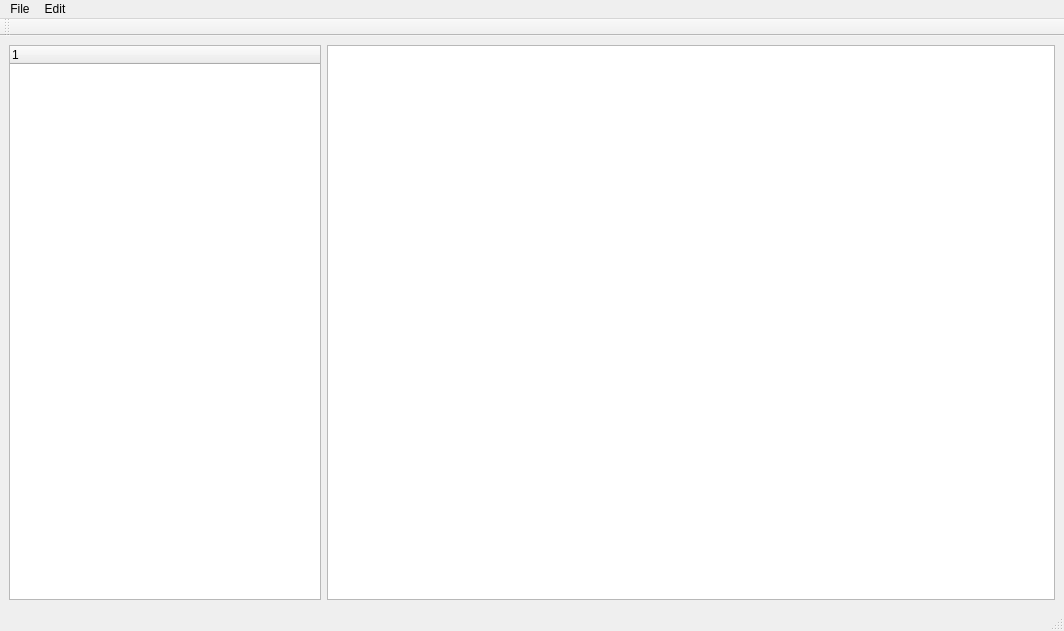
<?xml version="1.0" encoding="UTF-8"?>
<ui version="4.0">
 <class>MainWindow</class>
 <widget class="QMainWindow" name="MainWindow">
  <property name="geometry">
   <rect>
    <x>0</x>
    <y>0</y>
    <width>1064</width>
    <height>631</height>
   </rect>
  </property>
  <property name="windowTitle">
   <string>MainWindow</string>
  </property>
  <widget class="QWidget" name="centralwidget">
   <layout class="QHBoxLayout" name="horizontalLayout" stretch="3,7">
    <item>
     <widget class="QTreeWidget" name="treeWidget">
      <column>
       <property name="text">
        <string notr="true">1</string>
       </property>
      </column>
     </widget>
    </item>
    <item>
     <widget class="QTableWidget" name="tableWidget"/>
    </item>
   </layout>
  </widget>
  <widget class="QMenuBar" name="menubar">
   <property name="geometry">
    <rect>
     <x>0</x>
     <y>0</y>
     <width>1064</width>
     <height>22</height>
    </rect>
   </property>
   <widget class="QMenu" name="menuFile">
    <property name="title">
     <string>File</string>
    </property>
    <addaction name="actionOpen"/>
    <addaction name="actionClose"/>
   </widget>
   <widget class="QMenu" name="menuEdit">
    <property name="title">
     <string>Edit</string>
    </property>
   </widget>
   <addaction name="menuFile"/>
   <addaction name="menuEdit"/>
  </widget>
  <widget class="QStatusBar" name="statusbar"/>
  <widget class="QToolBar" name="toolBar">
   <property name="windowTitle">
    <string>toolBar</string>
   </property>
   <attribute name="toolBarArea">
    <enum>TopToolBarArea</enum>
   </attribute>
   <attribute name="toolBarBreak">
    <bool>false</bool>
   </attribute>
  </widget>
  <action name="actionOpen">
   <property name="icon">
    <iconset resource="rc.qrc">
     <normaloff>:/rc/icon/folder-circleci-open.png</normaloff>
     <normalon>:/rc/icon/folder-circleci-open.png</normalon>:/rc/icon/folder-circleci-open.png</iconset>
   </property>
   <property name="text">
    <string>Open</string>
   </property>
  </action>
  <action name="actionClose">
   <property name="icon">
    <iconset resource="rc.qrc">
     <normaloff>:/rc/icon/folder-circleci.png</normaloff>
     <normalon>:/rc/rc/icon/folder-circleci.png</normalon>:/rc/icon/folder-circleci.png</iconset>
   </property>
   <property name="text">
    <string>Close</string>
   </property>
  </action>
 </widget>
 <resources>
  <include location="rc.qrc"/>
 </resources>
 <connections/>
</ui>
